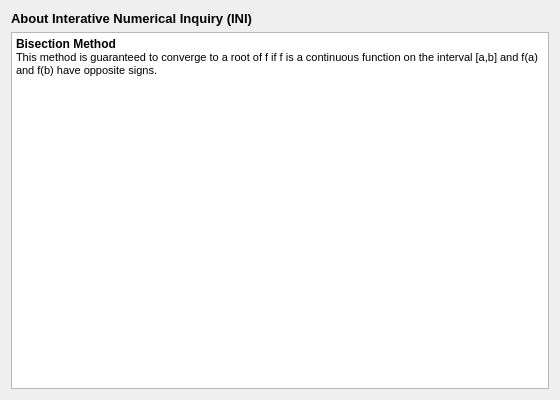
<?xml version="1.0" encoding="UTF-8"?>
<ui version="4.0">
 <class>About</class>
 <widget class="QDialog" name="About">
  <property name="geometry">
   <rect>
    <x>0</x>
    <y>0</y>
    <width>560</width>
    <height>400</height>
   </rect>
  </property>
  <property name="windowTitle">
   <string>Dialog</string>
  </property>
  <layout class="QVBoxLayout" name="verticalLayout_2">
   <item>
    <layout class="QVBoxLayout" name="verticalLayout">
     <item>
      <widget class="QLabel" name="label">
       <property name="text">
        <string>&lt;html&gt;&lt;head/&gt;&lt;body&gt;&lt;p&gt;&lt;span style=&quot; font-size:10pt; font-weight:600;&quot;&gt;About Interative Numerical Inquiry (INI)&lt;/span&gt;&lt;/p&gt;&lt;/body&gt;&lt;/html&gt;</string>
       </property>
      </widget>
     </item>
     <item>
      <widget class="QTextBrowser" name="textBrowser">
       <property name="html">
        <string>&lt;!DOCTYPE HTML PUBLIC &quot;-//W3C//DTD HTML 4.0//EN&quot; &quot;http://www.w3.org/TR/REC-html40/strict.dtd&quot;&gt;
&lt;html&gt;&lt;head&gt;&lt;meta name=&quot;qrichtext&quot; content=&quot;1&quot; /&gt;&lt;style type=&quot;text/css&quot;&gt;
p, li { white-space: pre-wrap; }
&lt;/style&gt;&lt;/head&gt;&lt;body style=&quot; font-family:'MS Shell Dlg 2'; font-size:8.25pt; font-weight:400; font-style:normal;&quot;&gt;
&lt;p style=&quot; margin-top:0px; margin-bottom:0px; margin-left:0px; margin-right:0px; -qt-block-indent:0; text-indent:0px;&quot;&gt;&lt;span style=&quot; font-size:9pt; font-weight:600;&quot;&gt;Bisection Method&lt;/span&gt;&lt;/p&gt;
&lt;p style=&quot; margin-top:0px; margin-bottom:0px; margin-left:0px; margin-right:0px; -qt-block-indent:0; text-indent:0px;&quot;&gt;&lt;span style=&quot; font-size:8pt;&quot;&gt;This method is guaranteed to converge to a root of f if f is a continuous function on the interval [a,b] and f(a) and f(b) have opposite signs.&lt;/span&gt;&lt;/p&gt;&lt;/body&gt;&lt;/html&gt;</string>
       </property>
      </widget>
     </item>
    </layout>
   </item>
  </layout>
 </widget>
 <resources/>
 <connections/>
</ui>
